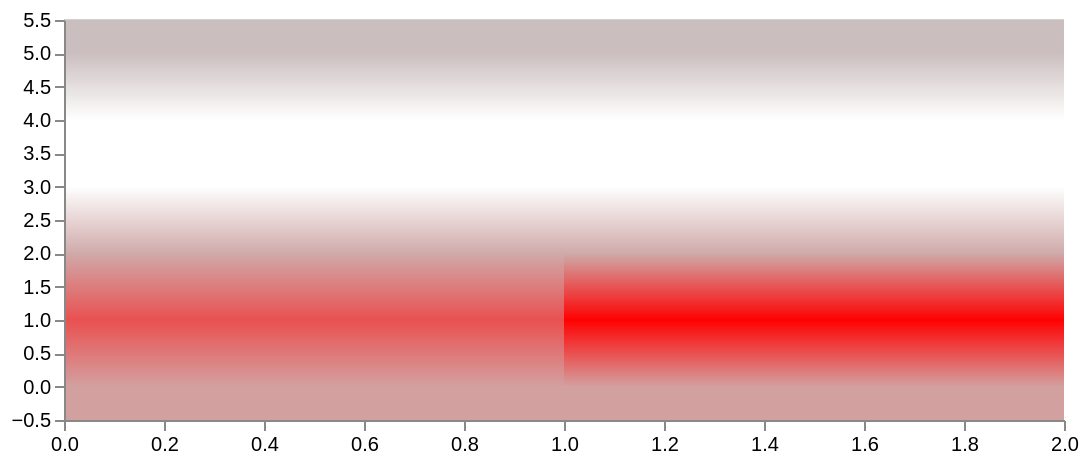

Write the Vega-Lite specification saved for this chart.
### Vega specification from a JSON file in a GitHub repository (floating-point values rounded to 4 significant figures)
{"$schema": "https://vega.github.io/schema/vega/v5.json", "description": "A basic stacked area chart example.", "width": 500, "height": 200, "padding": 5, "data": [{"name": "table", "values": [{"x_index": 0, "y_index": 0, "bin_count": 4}, {"x_index": 0, "y_index": 1, "bin_count": 12}, {"x_index": 0, "y_index": 2, "bin_count": 3}, {"x_index": 0, "y_index": 3, "bin_count": 0}, {"x_index": 0, "y_index": 4, "bin_count": 0}, {"x_index": 0, "y_index": 5, "bin_count": 1}, {"x_index": 1, "y_index": 0, "bin_count": 4}, {"x_index": 1, "y_index": 1, "bin_count": 20}, {"x_index": 1, "y_index": 2, "bin_count": 3}, {"x_index": 1, "y_index": 3, "bin_count": 0}, {"x_index": 1, "y_index": 4, "bin_count": 0}, {"x_index": 1, "y_index": 5, "bin_count": 1}], "transform": [{"type": "identifier", "as": "id"}]}, {"name": "table_paired", "source": "table", "transform": [{"type": "formula", "as": "next_id", "expr": "datum.id+1"}, {"type": "lookup", "from": "table", "key": "id", "fields": ["next_id"], "values": ["bin_count", "y_index"], "as": ["next_bin_count", "next_y_index"], "default": null}, {"type": "joinaggregate", "fields": ["bin_count"], "ops": ["max"], "as": ["max_bin_count"]}, {"type": "formula", "as": "next_bin_count", "expr": "if(datum.next_y_index < datum.y_index, null, datum.next_bin_count)"}, {"type": "formula", "as": "next_y_index", "expr": "if(datum.next_y_index < datum.y_index, null, datum.next_y_index)"}, {"type": "formula", "as": "next_y_index", "expr": "if(datum.next_y_index == null, datum.y_index+0.5, datum.next_y_index)"}, {"type": "formula", "as": "next_bin_count", "expr": "if(datum.next_bin_count == null, datum.bin_count, datum.next_bin_count)"}]}, {"name": "table_start", "source": "table_paired", "transform": [{"type": "filter", "expr": "datum.y_index == 0"}, {"type": "formula", "as": "next_bin_count", "expr": "datum.bin_count"}, {"type": "formula", "as": "next_y_index", "expr": "0"}, {"type": "formula", "as": "y_index", "expr": "-0.5"}]}, {"name": "table_render", "source": ["table_paired", "table_start"], "transform": [{"type": "formula", "as": "next_x_index", "expr": "datum.x_index + 1"}]}], "scales": [{"name": "x", "type": "linear", "range": "width", "domain": {"data": "table_render", "fields": ["x_index", "next_x_index"]}}, {"name": "y", "type": "linear", "range": "height", "domain": {"data": "table_render", "fields": ["y_index", "next_y_index"]}}, {"name": "color_base", "domain": [0, 1], "range": {"scheme": ["rgb(200, 200, 200)", "red"]}}], "axes": [{"orient": "bottom", "scale": "x", "zindex": 1}, {"orient": "left", "scale": "y", "zindex": 1}], "marks": [{"type": "group", "from": {"data": "table_render"}, "scales": [{"name": "color_inner", "type": "sequential", "range": {"signal": "[if(parent.next_bin_count > 0, scale('color_base', parent.next_bin_count / parent.max_bin_count), 'white'), if(parent.bin_count > 0, scale('color_base', parent.bin_count / parent.max_bin_count), 'white')]"}}], "marks": [{"type": "rect", "encode": {"enter": {"x": {"scale": "x", "signal": "parent.x_index"}, "x2": {"scale": "x", "signal": "parent.next_x_index"}, "y": {"scale": "y", "signal": "parent.y_index"}, "y2": {"scale": "y", "signal": "parent.next_y_index + 0.01"}, "fill": {"signal": "gradient('color_inner', [0, 0], [0, 1])"}}}}]}]}
